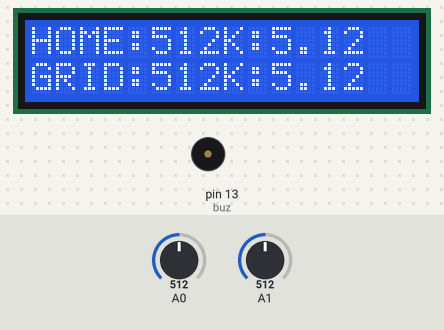
Simulated run of this sketch. Board: Arduino Uno, built with avr-gcc and run on an emulated ATmega328P. Shown: 16×2 character LCD, buzzer (waves = sounding, pin HIGH). Inputs (shaded band) come from the test bench; at power-on: A0 = 512, A1 = 512. The modem accepts every AT command (registered, SIM ready, sends succeed) and sends nothing else; what the sketch prints to the serial monitor is not drawn.

Above: at 3.0 s.
3.1 s: A0 set to 984
At 4.7 s:
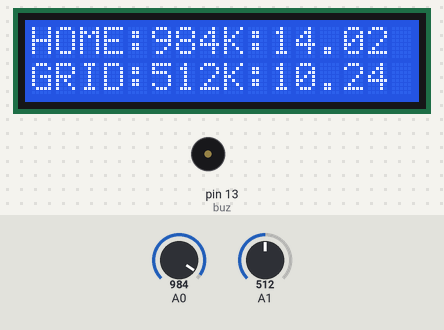
5.4 s: A0 set to 1007
At 6.5 s:
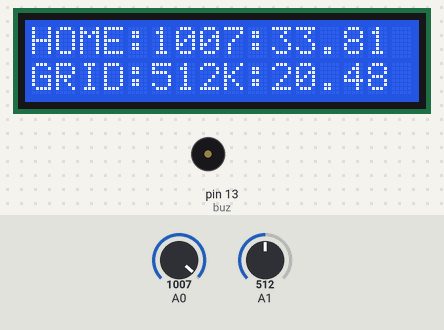
8.4 s: A1 set to 987
At 9.9 s:
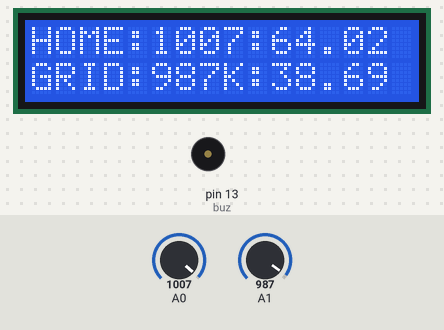
10.5 s: A1 set to 1017
At 11.4 s:
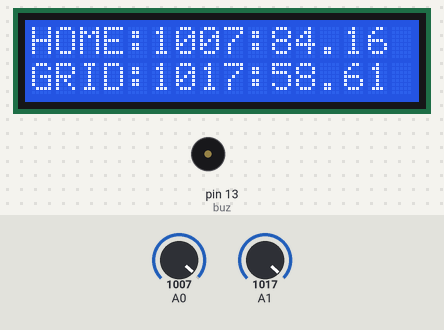
13.5 s: A1 set to 1023
At 15.0 s:
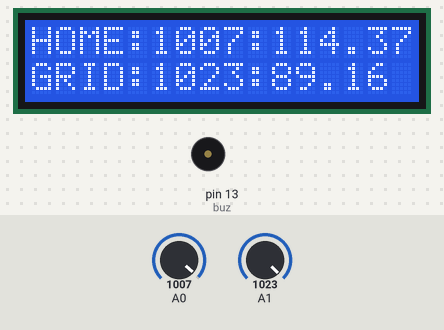
15.7 s: A0 set to 1023
At 16.6 s:
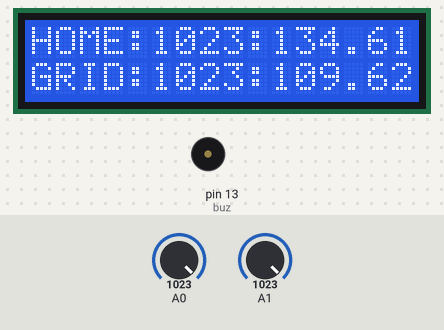
Timing chart, 0 to 34.5 s (numbered marks = the images above; inputs shaded):
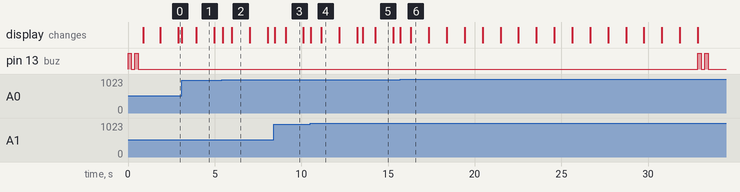

Measured:
- the behaviour switches between 999 and 1000 on A0 (found by bisection; images 1 and 2)
- the behaviour switches between 999 and 1000 on A1 (found by bisection; images 3 and 4)
- after the input at 5.4 s, the display: first changes after 0.08 s (image 2 shows a later state)
- after the input at 10.5 s, the display: first changes at once (image 4 shows a later state)
- what the display in image 1 shows lasts 1.1 s, from 3.9 s to 5.0 s

The sketch:

new_1.ino
```cpp
#include <LiquidCrystal.h>
#include <SoftwareSerial.h>
SoftwareSerial gsm(9, 10);//rx,tx gsm module pins
LiquidCrystal lcd(7,6,5,4,3,2);   //defining lcd pins
int t, tu,svalue,avgValue;
int buf[10],temp,buz=13,ct,m,k,l;
float bh,bg,wh,hp,gp,wg,b,B,u;
void setup()
{
  Serial.begin(9600);
  gsm.begin(9600);
  pinMode(buz,OUTPUT);
  beep(2);
  lcd.begin(16,2);
  lcd.setCursor(0,0);
  lcd.print("BIDIRECTIONAL EM");
  lcd.setCursor(0,1);
  lcd.print(" BILLING SYSTEM ");
  delay(1000);
  lcd.setCursor(0,0);
  lcd.print("HOME:   K:      ");
  lcd.setCursor(0,1);
  lcd.print("GRID:   K:      ");
}

void loop()
{
  k=hp=analogRead(A0);  //receive frm GRID
  l=gp=analogRead(A1);  //Send to Grid
  lcd.setCursor(5,0);
  lcd.print("   ");
  lcd.setCursor(5,1);
  lcd.print("   ");
  lcd.setCursor(5,0);
  lcd.print(k);
  lcd.setCursor(5,1);
  lcd.print(l);
  delay(100);
  wh+=(hp/1000);
  wg+=(gp/1000);//to grid
  ct++;
  if(ct==10)
  {
    Serial.print(m);
    Serial.print(" day completed Home Load:");
    Serial.print(wh);Serial.print("KWh");
    Serial.print(" Grid Load:");
    Serial.print(wg);Serial.println("KWh");
    lcd.setCursor(10,0);
    lcd.print(wh);
    lcd.setCursor(10,1);
    lcd.print(wg);
    if(wh<14)
      u=1.75;
    else
      u=2.75;
    m++;
    ct=0;
    if(m==30)
    {
      lcd.setCursor(0,0);
      lcd.print("HB:     PB:0    ");
      lcd.setCursor(0,1);
      lcd.print("GB:     RB:0    ");
      beep(2);
      gsm.println("AT+CMGF=1");    //Sets the GSM Module in Text Mode
      delay(1000);  // Delay of 1000 milli seconds or 1 second
      gsm.println("AT+CMGS=\"9490233326\"\r"); // Replace x with mobile number
      delay(1000);
      Serial.print("  Month completed---!");
      Serial.print("Home Bill:");
      gsm.print("  Month completed---!");
      gsm.print("Home Bill:");
      bh= wh*u;
      Serial.print(bh);
      lcd.setCursor(3,0);
      lcd.print(bh);
      Serial.print(" Grid Bill:");
      gsm.print(bh);
      gsm.print(" Grid Bill:");
      bg= wg*4;
      Serial.println(bg);
      lcd.setCursor(3,1);
      lcd.print(bg);
      gsm.print(bg);
      if(bh>bg)
      {
        Serial.print("Paying Bill:");
        gsm.print("Paying Bill:");
        b=bh-bg;
        Serial.print(b);
        lcd.setCursor(11,0);
        lcd.print(b);
        gsm.print(b);
      }
      else if(bg>bh)
      {
        Serial.print("Receving Bill:");
        gsm.print("Receving Bill:");
        B=bg-bh;
        Serial.println(B);
        lcd.setCursor(11,1);
        lcd.print(B);
        gsm.println(B);
      }
      delay(100);
      gsm.println((char)26);// ASCII code of CTRL+Z
      m=0;bh=0;bg=0;
      wh=0;wg=0;
      //while(1);
      lcd.print("HOME:   K:      ");
      lcd.setCursor(0,1);
      lcd.print("GRID:   K:      ");
	  }
  }
}
void beep(int bp)
{
  for(int s=0;s<bp;s++)
  {
    digitalWrite(buz,HIGH);
    delay(200);
    digitalWrite(buz,LOW);
    delay(200);
  }
}
/*
Serial.println("AT+CMGF=1");    //Sets the GSM Module in Text Mode
delay(1000);  // Delay of 1000 milli seconds or 1 second
Serial.println("AT+CMGS=\"9963850072\"\r"); // Replace x with mobile number
delay(1000);
Serial.print("VEHICLE LOCATED AT:");
Serial.print("http://maps.google.com/maps?q=");
Serial.print(g_lat,6);Serial.print(", ");Serial.println(g_lon,6);
delay(100);
Serial.println((char)26);// ASCII code of CTRL+Z
delay(6000);
*/
```
